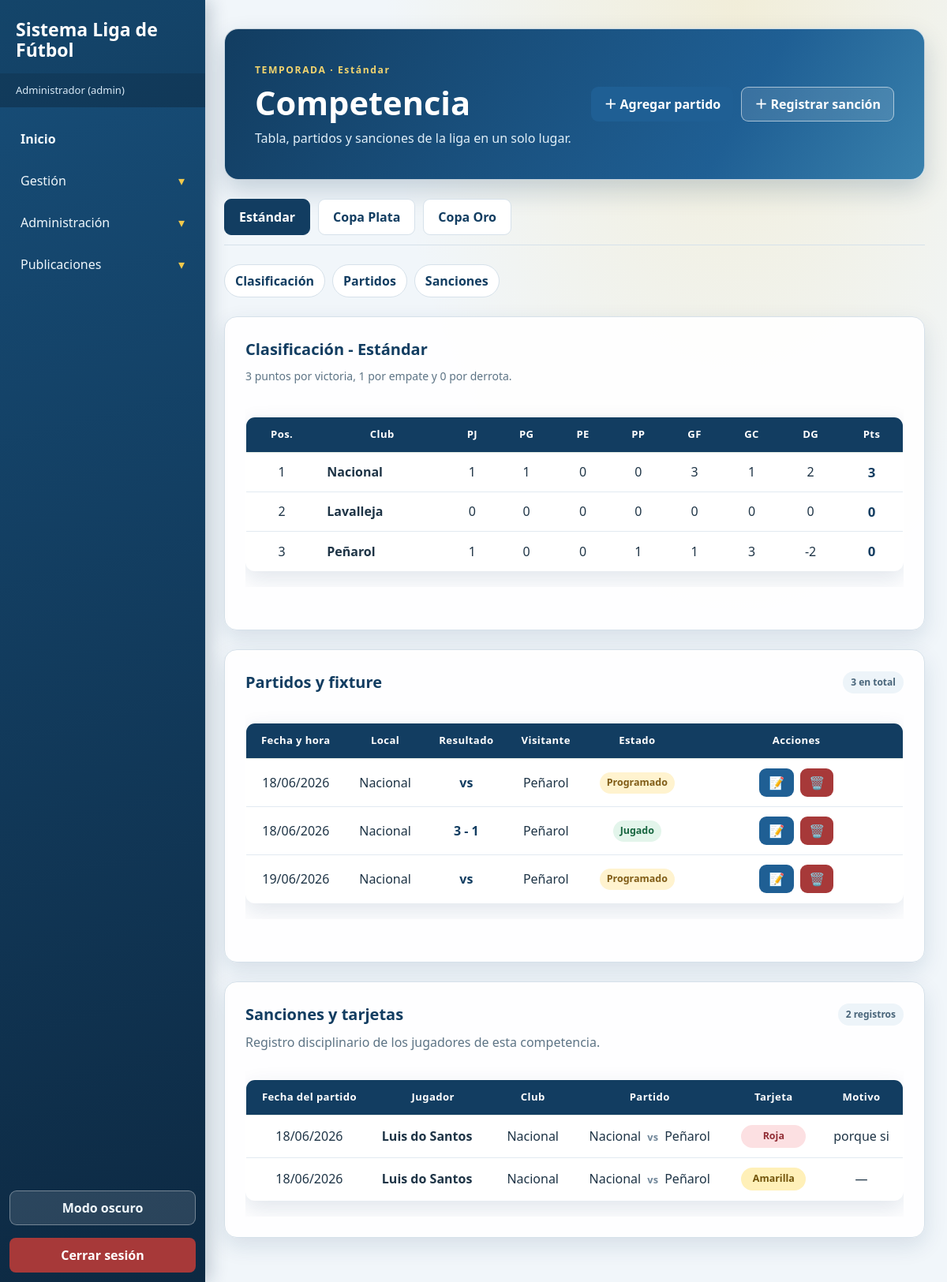
Page /tabla_posiciones.php (signed in) on the committed database.
### tables this page shows
CREATE TABLE `partidos` (
  `id` int(11) NOT NULL,
  `local_id` int(11) DEFAULT NULL,
  `visitante_id` int(11) DEFAULT NULL,
  `fecha` date DEFAULT NULL,
  `hora` time DEFAULT NULL,
  `goles_local` int(11) DEFAULT NULL,
  `goles_visitante` int(11) DEFAULT NULL,
  `estado` varchar(30) DEFAULT 'Programado',
  `motivo_suspension` varchar(255) DEFAULT NULL,
  `categoria` varchar(50) DEFAULT NULL
);

CREATE TABLE `clubes` (
  `id` int(11) NOT NULL,
  `nombre` varchar(100) DEFAULT NULL,
  `ciudad` varchar(100) DEFAULT NULL,
  `fecha_fundacion` date DEFAULT NULL,
  `director_tecnico` varchar(43) DEFAULT NULL,
  `departamento` varchar(30) DEFAULT NULL,
  `activo` tinyint(1) NOT NULL DEFAULT 1
);

CREATE TABLE `tarjetas` (
  `id` int(11) NOT NULL,
  `jugador_id` int(11) NOT NULL,
  `partido_id` int(11) NOT NULL,
  `tipo` varchar(20) NOT NULL,
  `motivo` varchar(255) DEFAULT NULL,
  `fecha_registro` datetime DEFAULT current_timestamp()
);

CREATE TABLE `jugadores` (
  `id` int(11) NOT NULL,
  `nombre` varchar(100) DEFAULT NULL,
  `edad` int(11) DEFAULT NULL,
  `posicion` varchar(50) DEFAULT NULL,
  `club_id` int(11) DEFAULT NULL,
  `ci` varchar(20) DEFAULT NULL,
  `categoria` varchar(50) DEFAULT NULL,
  `altura` float NOT NULL,
  `masa` float NOT NULL,
  `fuerza_peso` float NOT NULL,
  `velocidad` float NOT NULL
);

### tabla_posiciones.php (the view, shortened to what this page needs)
<?php
require_once('conexion.php');
$torneos = [
    'estandar' => 'Estándar',
    'plata' => 'Copa Plata',
    'oro' => 'Copa Oro'
];
$claveSolicitada = $_GET['torneo'] ?? 'estandar';
$claveTorneo = is_string($claveSolicitada) ? $claveSolicitada : 'estandar';
$torneo = $torneos[$claveTorneo];
$sqlFixture = "SELECT p.id, p.fecha, p.hora, p.estado, p.motivo_suspension,
                      p.goles_local, p.goles_visitante, p.local_id, p.visitante_id,
                      c1.nombre AS nombre_local, c2.nombre AS nombre_visitante
               FROM partidos p
               INNER JOIN clubes c1 ON p.local_id = c1.id
               INNER JOIN clubes c2 ON p.visitante_id = c2.id
               WHERE COALESCE(NULLIF(p.categoria, ''), 'Estándar') = ?
               ORDER BY (p.fecha IS NULL), p.fecha ASC, p.hora ASC, p.id ASC";
$consultaFixture = mysqli_prepare($conn, $sqlFixture);
mysqli_stmt_bind_param($consultaFixture, 's', $torneo);
if (!mysqli_stmt_execute($consultaFixture)) {
    mysqli_stmt_close($consultaFixture);
    http_response_code(500);
    exit('No se pudo cargar el fixture.');
}
$resultadoFixture = mysqli_stmt_get_result($consultaFixture);
$fixture = mysqli_fetch_all($resultadoFixture, MYSQLI_ASSOC);
$sqlSanciones = "SELECT t.tipo, t.motivo, j.nombre AS nombre_jugador,
                        c.nombre AS nombre_club, p.fecha AS fecha_partido,
                        c1.nombre AS nombre_local, c2.nombre AS nombre_visitante
                 FROM tarjetas t
                 INNER JOIN jugadores j ON j.id = t.jugador_id
                 INNER JOIN clubes c ON c.id = j.club_id
                 INNER JOIN partidos p ON p.id = t.partido_id
                 INNER JOIN clubes c1 ON c1.id = p.local_id
                 INNER JOIN clubes c2 ON c2.id = p.visitante_id
                 WHERE COALESCE(NULLIF(p.categoria, ''), 'Estándar') = ?
                 ORDER BY t.fecha_registro DESC, t.id DESC";
$consultaSanciones = mysqli_prepare($conn, $sqlSanciones);
mysqli_stmt_bind_param($consultaSanciones, 's', $torneo);
if (!mysqli_stmt_execute($consultaSanciones)) {
    mysqli_stmt_close($consultaSanciones);
    http_response_code(500);
    exit('No se pudieron cargar las sanciones.');
}
$resultadoSanciones = mysqli_stmt_get_result($consultaSanciones);
$sanciones = mysqli_fetch_all($resultadoSanciones, MYSQLI_ASSOC);
$equipos = [];
if ($torneo === 'Estándar') {
    $resultadoClubes = mysqli_query($conn, 'SELECT id, nombre FROM clubes ORDER BY nombre');
    while ($club = mysqli_fetch_assoc($resultadoClubes)) {
        $equipos[(int) $club['id']] = [
            'club' => $club['nombre'], 'pj' => 0, 'pg' => 0, 'pe' => 0, 'pp' => 0,
            'gf' => 0, 'gc' => 0, 'pts' => 0
        ];
    }
}
foreach ($fixture as $partido) {
    if ($partido['estado'] !== 'Jugado') {
        continue;
    }
    $localId = (int) $partido['local_id'];
    $visitanteId = (int) $partido['visitante_id'];
    $golesLocal = (int) $partido['goles_local'];
    $golesVisitante = (int) $partido['goles_visitante'];
    $equipos[$localId]['pj']++;
    $equipos[$visitanteId]['pj']++;
    $equipos[$localId]['gf'] += $golesLocal;
    $equipos[$localId]['gc'] += $golesVisitante;
    $equipos[$visitanteId]['gf'] += $golesVisitante;
    $equipos[$visitanteId]['gc'] += $golesLocal;
    if ($golesLocal > $golesVisitante) {
        $equipos[$localId]['pg']++;
        $equipos[$localId]['pts'] += 3;
        $equipos[$visitanteId]['pp']++;
    } elseif ($golesLocal < $golesVisitante) {
        $equipos[$visitanteId]['pg']++;
        $equipos[$visitanteId]['pts'] += 3;
        $equipos[$localId]['pp']++;
    } else {
        $equipos[$localId]['pe']++;
        $equipos[$visitanteId]['pe']++;
        $equipos[$localId]['pts']++;
        $equipos[$visitanteId]['pts']++;
    }
}
$tabla = array_values($equipos);
usort($tabla, static function ($a, $b) {
    $diferenciaA = $a['gf'] - $a['gc'];
    $diferenciaB = $b['gf'] - $b['gc'];
    return ($b['pts'] <=> $a['pts'])
        ?: ($diferenciaB <=> $diferenciaA)
        ?: ($b['gf'] <=> $a['gf'])
        ?: strcasecmp($a['club'], $b['club']);
});
function escapar($valor)
{
    return htmlspecialchars((string) $valor, ENT_QUOTES, 'UTF-8');
}
?>
<!DOCTYPE html>
<html>
<head>
    <link rel="stylesheet" href="estilo.css">
</head>
<body>
<?php include('menu.php'); ?>
<main class="pagina-contenido">
    <header class="portada-competencia">
        <div>
            <span class="etiqueta-seccion">TEMPORADA · <?php echo escapar($torneo); ?></span>
            <h2>Competencia</h2>
            <p class="ayuda">Tabla, partidos y sanciones de la liga en un solo lugar.</p>
        </div>
        <?php if (($_SESSION['rol'] ?? '') === 'admin') { ?>
            <div class="acciones-portada">
                <a class="boton" href="agregar_partido.php?origen=tabla&amp;torneo=<?php echo escapar($claveTorneo); ?>">＋ Agregar partido</a>
                <a class="boton boton-secundario" href="agregar_tarjeta.php?torneo=<?php echo escapar($claveTorneo); ?>">＋ Registrar sanción</a>
            </div>
        <?php } ?>
    </header>
    <nav class="selector-torneos" aria-label="Seleccionar competencia">
        <?php foreach ($torneos as $clave => $nombre) { ?>
            <a class="pestana-torneo <?php echo $clave === $claveTorneo ? 'activa' : ''; ?>"
               href="tabla_posiciones.php?torneo=<?php echo escapar($clave); ?>"
               <?php echo $clave === $claveTorneo ? 'aria-current="page"' : ''; ?>>
                <?php echo escapar($nombre); ?>
            </a>
        <?php } ?>
    </nav>
    <nav class="atajos-competencia" aria-label="Secciones de competencia">
        <a href="#clasificacion">Clasificación</a>
        <a href="#partidos">Partidos</a>
        <a href="#sanciones">Sanciones</a>
    </nav>
    <section class="panel-competencia" id="clasificacion" aria-labelledby="titulo-clasificacion">
        <h3 id="titulo-clasificacion">Clasificación - <?php echo escapar($torneo); ?></h3>
        <p class="regla-puntos">3 puntos por victoria, 1 por empate y 0 por derrota.</p>
        <?php if ($tabla) { ?>
            <div class="contenedor tabla-clasificacion">
                <table>
                    <thead>
                        <tr><th>Pos.</th><th>Club</th><th>PJ</th><th>PG</th><th>PE</th><th>PP</th><th>GF</th><th>GC</th><th>DG</th><th>Pts</th></tr>
                    </thead>
                    <tbody>
                        <?php foreach ($tabla as $indice => $equipo) { ?>
                            <tr>
                                <td><?php echo $indice + 1; ?></td>
                                <td class="nombre-equipo"><?php echo escapar($equipo['club']); ?></td>
                                <td><?php echo $equipo['pj']; ?></td>
                                <td><?php echo $equipo['pg']; ?></td>
                                <td><?php echo $equipo['pe']; ?></td>
                                <td><?php echo $equipo['pp']; ?></td>
                                <td><?php echo $equipo['gf']; ?></td>
                                <td><?php echo $equipo['gc']; ?></td>
                                <td><?php echo $equipo['gf'] - $equipo['gc']; ?></td>
                                <td class="puntos-equipo"><?php echo $equipo['pts']; ?></td>
                            </tr>
                        <?php } ?>
                    </tbody>
                </table>
            </div>
        <?php } else { ?>
            <p class="aviso">Todavía no hay partidos registrados para esta competencia.</p>
        <?php } ?>
    </section>
    <section class="panel-competencia" id="partidos" aria-labelledby="titulo-partidos">
        <h3 id="titulo-partidos">Partidos y fixture <span><?php echo count($fixture); ?> en total</span></h3>
        <?php if ($fixture) { ?>
            <div class="contenedor tabla-fixture">
                <table>
                    <thead>
                        <tr><th>Fecha y hora</th><th>Local</th><th>Resultado</th><th>Visitante</th><th>Estado</th>
                            <?php if (($_SESSION['rol'] ?? '') === 'admin') { ?><th>Acciones</th><?php } ?>
                        </tr>
                    </thead>
                    <tbody>
                        <?php foreach ($fixture as $partido) { ?>
                            <tr>
                                <td>
                                    <?php echo $partido['fecha'] ? date('d/m/Y', strtotime($partido['fecha'])) : 'Sin fecha'; ?>
                                </td>
                                <td><?php echo escapar($partido['nombre_local']); ?></td>
                                <td class="marcador-fixture">
                                    <?php echo $partido['estado'] === 'Jugado'
                                        ? (int) $partido['goles_local'] . ' - ' . (int) $partido['goles_visitante']
                                        : 'vs'; ?>
                                </td>
                                <td><?php echo escapar($partido['nombre_visitante']); ?></td>
                                <td>
                                    <span class="estado-partido estado-<?php echo escapar(strtolower(str_replace(' ', '-', $partido['estado']))); ?>">
                                        <?php echo escapar($partido['estado']); ?>
                                    </span>
                                </td>
                                <?php if (($_SESSION['rol'] ?? '') === 'admin') { ?>
                                    <td class="acciones-partido">
                                        <div class="controles-partido">
                                            <details>
                                                <summary class="boton boton-editar" aria-label="Editar partido" title="Editar partido">📝</summary>
                                            </details>
                                            <form class="form-accion" action="eliminar_partido.php" method="POST"
                                                  onsubmit="return confirm('¿Eliminar este partido y las tarjetas/sanciones asociadas?');">
                                                <button class="boton-peligro boton-icono" type="submit"
                                                        aria-label="Eliminar partido" title="Eliminar partido">🗑️</button>
                                            </form>
                                        </div>
                                    </td>
                                <?php } ?>
                            </tr>
                        <?php } ?>
                    </tbody>
                </table>
            </div>
        <?php } else { ?>
            <p class="aviso">Todavía no hay partidos registrados para esta competencia.</p>
        <?php } ?>
    </section>
    <section class="panel-competencia" id="sanciones" aria-labelledby="titulo-sanciones">
        <h3 id="titulo-sanciones">Sanciones y tarjetas <span><?php echo count($sanciones); ?> registros</span></h3>
        <p class="ayuda">Registro disciplinario de los jugadores de esta competencia.</p>
        <?php if ($sanciones) { ?>
            <div class="contenedor tabla-sanciones">
                <table>
                    <thead>
                        <tr><th>Fecha del partido</th><th>Jugador</th><th>Club</th><th>Partido</th><th>Tarjeta</th><th>Motivo</th></tr>
                    </thead>
                    <tbody>
                        <?php foreach ($sanciones as $sancion) { ?>
                            <tr>
                                <td><?php echo $sancion['fecha_partido'] ? date('d/m/Y', strtotime($sancion['fecha_partido'])) : 'Sin fecha'; ?></td>
                                <td class="nombre-equipo"><?php echo escapar($sancion['nombre_jugador']); ?></td>
                                <td><?php echo escapar($sancion['nombre_club']); ?></td>
                                <td><?php echo escapar($sancion['nombre_local']); ?> <span class="separador-partido">vs</span> <?php echo escapar($sancion['nombre_visitante']); ?></td>
                                <td><span class="insignia-tarjeta tarjeta-<?php echo escapar(strtolower($sancion['tipo'])); ?>"><?php echo escapar($sancion['tipo']); ?></span></td>
                                <td><?php echo $sancion['motivo'] !== '' ? escapar($sancion['motivo']) : '—'; ?></td>
                            </tr>
                        <?php } ?>
                    </tbody>
                </table>
            </div>
        <?php } else { ?>
            <p class="aviso aviso-neutro">No hay sanciones registradas en esta competencia.</p>
        <?php } ?>
    </section>
</main>
</body>
</html>

### rows in the picture
partidos: fecha "18/06/2026", local.nombre "Nacional", shows "vs", visitante.nombre "Peñarol", estado "Programado"
partidos: fecha "18/06/2026", local.nombre "Nacional", goles_local "3", goles_visitante "1", visitante.nombre "Peñarol", estado "Jugado"
partidos: fecha "19/06/2026", local.nombre "Nacional", shows "vs", visitante.nombre "Peñarol", estado "Programado"
tarjetas: partido.fecha "18/06/2026", jugador.nombre "Luis do Santos", clubes.nombre "Nacional", clubes.nombre "Peñarol", tipo "Roja", motivo "porque si"
tarjetas: partido.fecha "18/06/2026", jugador.nombre "Luis do Santos", clubes.nombre "Nacional", clubes.nombre "Peñarol", tipo "Amarilla"

### other values in the picture
$usuario "Administrador"
$rolVisible "admin"
escapar($torneo) "Estándar"
escapar($nombre) "Estándar"
escapar($nombre) "Copa Plata"
escapar($nombre) "Copa Oro"
escapar($equipo['club']) "Nacional"
$equipo['pj'] "1"
$equipo['pg'] "1"
$equipo['pe'] "0"
$equipo['pp'] "0"
$equipo['gf'] "3"
$equipo['gc'] "1"
$equipo['gf'] - $equipo['gc'] "2"
$equipo['pts'] "3"
